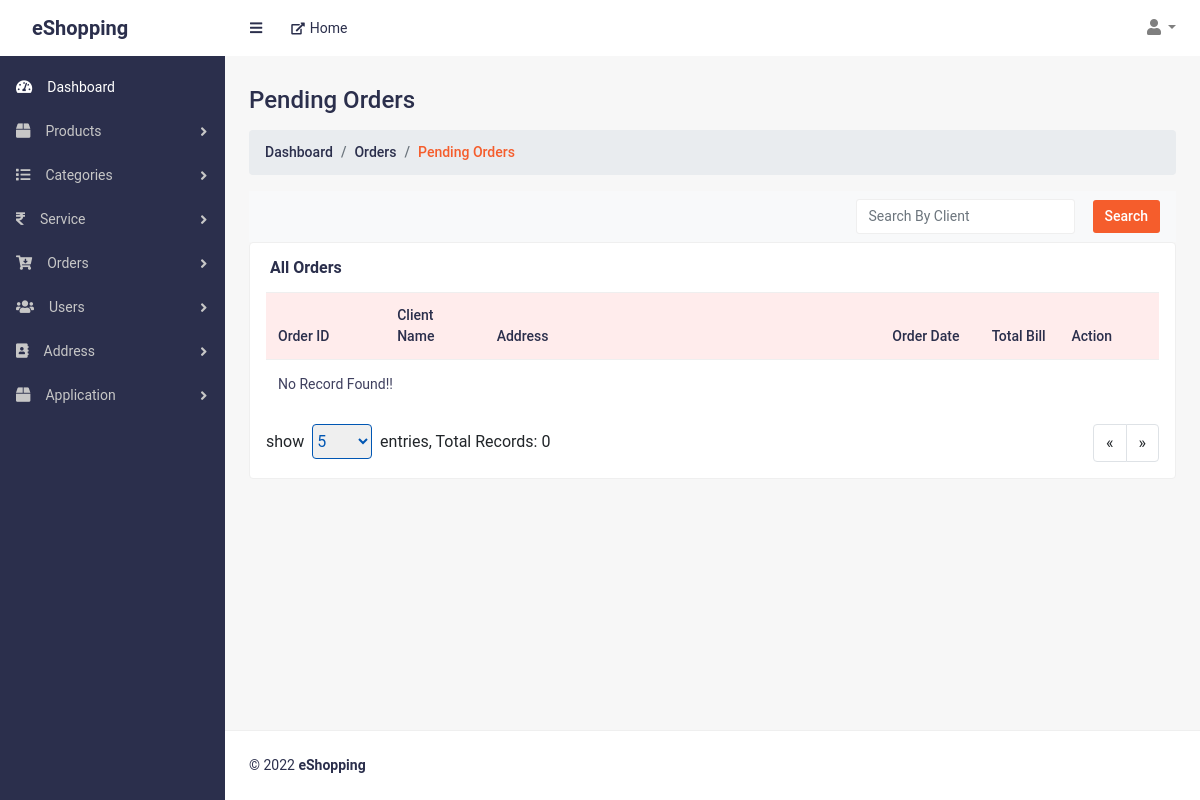
Before: /pending_orders.php (signed in) with the older database file.
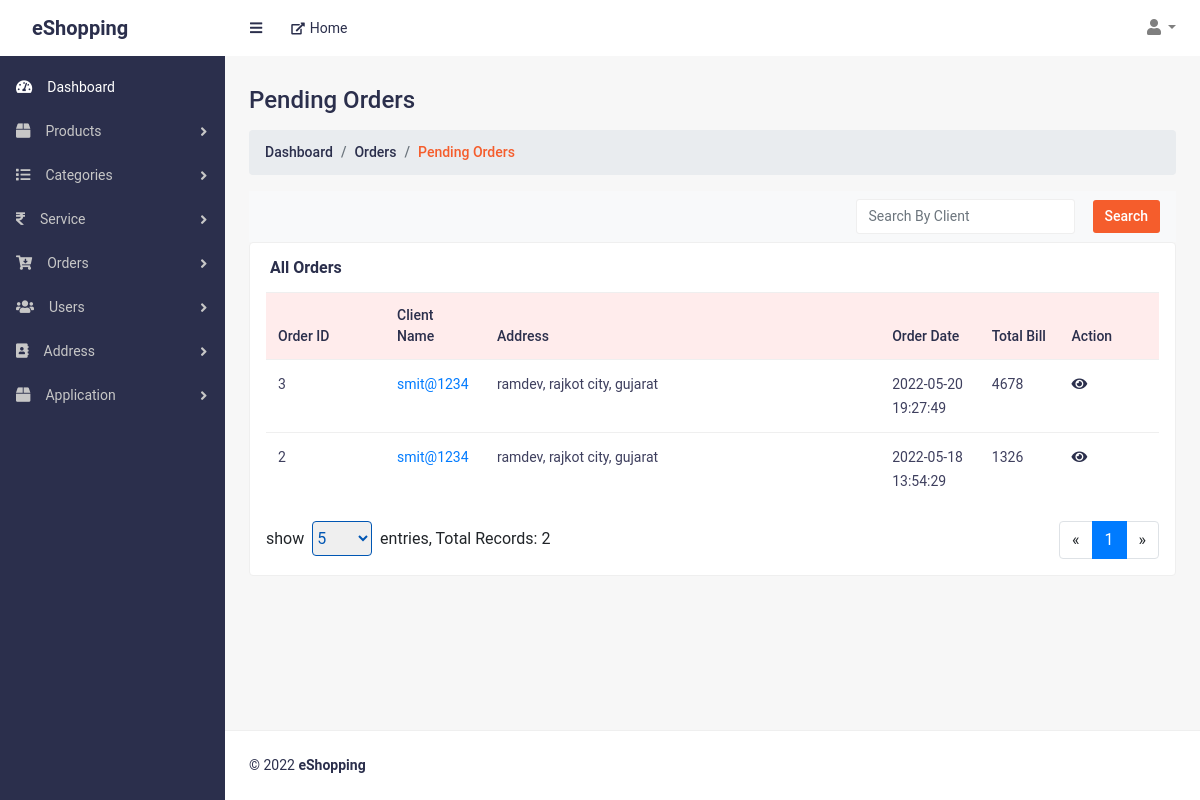
After: the same page with the newer database file.
### tables this page shows
CREATE TABLE `orders` (
  `id` int(11) NOT NULL,
  `userId` int(11) NOT NULL,
  `checkoutId` varchar(150) DEFAULT '',
  `subTotal` int(11) NOT NULL,
  `taxStripeId` varchar(150) NOT NULL,
  `couponStripeId` varchar(150) DEFAULT '',
  `total` int(11) NOT NULL,
  `orderStatus` tinyint(2) NOT NULL,
  `payment` tinyint(4) NOT NULL DEFAULT 0,
  `modifiedDate` datetime DEFAULT NULL,
  `createdDate` datetime DEFAULT NULL,
  `status` tinyint(2) NOT NULL DEFAULT 0
);

CREATE TABLE `users` (
  `id` int(11) NOT NULL,
  `username` varchar(50) NOT NULL,
  `email` varchar(50) NOT NULL,
  `password` varchar(150) NOT NULL,
  `firstname` varchar(50) NOT NULL,
  `lastname` varchar(50) NOT NULL,
  `gender` tinyint(2) NOT NULL,
  `mobile` varchar(12) NOT NULL,
  `phone` varchar(12) NOT NULL,
  `interestList` varchar(100) DEFAULT NULL,
  `otp` varchar(12) DEFAULT NULL,
  `otpexpiry` datetime DEFAULT NULL,
  `modifiedDate` datetime DEFAULT NULL,
  `createdDate` datetime DEFAULT NULL,
  `status` tinyint(2) NOT NULL DEFAULT 0
);

CREATE TABLE `orderaddress` (
  `id` int(11) NOT NULL,
  `orderId` int(11) NOT NULL,
  `addressType` tinyint(2) NOT NULL,
  `streetName` varchar(50) NOT NULL,
  `cityId` int(11) NOT NULL,
  `countryId` int(11) NOT NULL,
  `stateId` int(11) NOT NULL,
  `modifiedDate` datetime DEFAULT NULL,
  `createdDate` datetime DEFAULT NULL,
  `status` tinyint(2) NOT NULL DEFAULT 0
);

CREATE TABLE `cities` (
  `id` int(11) NOT NULL,
  `city` varchar(50) NOT NULL,
  `stateId` int(11) NOT NULL,
  `countryId` int(11) NOT NULL,
  `modifiedDate` datetime DEFAULT NULL,
  `createdDate` datetime DEFAULT NULL,
  `status` tinyint(4) NOT NULL DEFAULT 0
);

CREATE TABLE `states` (
  `id` int(11) NOT NULL,
  `state` varchar(50) NOT NULL,
  `countryId` int(11) NOT NULL,
  `modifiedDate` datetime DEFAULT NULL,
  `createdDate` datetime DEFAULT NULL,
  `status` tinyint(2) NOT NULL DEFAULT 0
);

### handler/dbHandler.php (called while the page is built, shortened)
<?php
class DBConnection
{
    private $hostname = "localhost";
    private $username = "root";
    private $password = "";
    private $database = "eshopping";
    private $conn;
    function __construct()
    {
        $this->conn = new mysqli($this->hostname, $this->username, $this->password, $this->database);
    }
    function getConnection()
    {
        return $this->conn;
    }
}

### handler/orderHandler.php (called while the page is built, shortened)
<?php
require_once("dbHandler.php");
class OrderHandler extends DBConnection
{
    function getPendingOrders($search, $page, $show)
    {
        $search_ = ($search == '') ? 1 : "users.username LIKE '%" . $search . "%'";
        $sql = "SELECT orders.*, users.username, oa.streetName, cities.city, states.state, countries.country, servicetax.tax , coupons.discountAmount FROM orders JOIN servicetax ON servicetax.stripeId=orders.taxStripeId LEFT JOIN coupons ON coupons.stripeId = orders.couponStripeId JOIN users ON users.id=orders.userId JOIN orderaddress as oa ON oa.orderId=orders.id JOIN cities ON oa.cityId=cities.id JOIN states ON oa.stateId=states.id JOIN countries ON countries.id=oa.countryId WHERE $search_ AND orders.status=0 AND users.status=0 AND oa.status=0 AND oa.addressType=1 AND cities.status=0 AND states.status=0 AND countries.status=0 AND orders.orderStatus=0 ORDER BY orders.id DESC LIMIT $page, $show";
        $result = $this->getConnection()->query($sql);
        $records = [];
        if ($result->num_rows > 0) {
            while ($row = $result->fetch_assoc()) {
                array_push($records, $row);
            }
        } else {
            $records = [];
        }
        return $records;
    }
}

### pending_orders.php (the view, shortened to what the rows shown need)
<?php
require("./handler/orderHandler.php");
$obj = new OrderHandler();
$currntPage = 1;
$showRecords = 5;
$search = '';
$currntPage = (isset($_GET["page"]) && $_GET["page"]!='') ? $_GET["page"] : $currntPage;
$showRecords = (isset($_GET["show"]) && $_GET["show"]!='') ? $_GET["show"] : $showRecords;
$search = (isset($_GET["search"]) && $_GET["search"]!='') ? $_GET["search"] : $search;
$orders = $obj->getPendingOrders($search, (($currntPage - 1) * $showRecords), $showRecords);
?>
<!DOCTYPE html>
<html lang="en">
<head>
	<link href="css/styles.css" rel="stylesheet">
	<link href="css/admin-style.css" rel="stylesheet">
	<link href="vendor/bootstrap/css/bootstrap.min.css" rel="stylesheet">
	<link href="vendor/fontawesome-free/css/all.min.css" rel="stylesheet">
</head>
<body class="sb-nav-fixed">
	<div id="layoutSidenav">
		<div id="layoutSidenav_content">
			<main>
				<div class="container-fluid">
					<h2 class="mt-30 page-title">Pending Orders</h2>
					<div class="row justify-content-center">
						<div class="col-lg-12 col-md-12">
							<div class="card card-static-2 mb-30">
								<div class="card-body-table px-3">
									<div class="table-responsive">
										<table class="table ucp-table table-hover">
											<thead>
												<tr>
													<th style="width:120px">Order ID</th>
													<th style="width:100px">Client Name</th>
													<th style="width:400px">Address</th>
													<th style="width:100px">Order Date</th>
													<th style="width:80px">Total Bill</th>
													<th style="width:100px">Action</th>
												</tr>
											</thead>
											<tbody>
												<?php
												if (count($orders) > 0) {
													foreach ($orders as $order) {
												?>
														<tr>
															<td><?= $order["id"] ?></td>
															<td>
																<a href="view_customer.php?view=<?= $order["userId"] ?>" target="_blank"><?= $order["username"] ?></a>
															</td>
															<td><?= $order["streetName"] . ", " . $order["city"] . ", " . $order["state"] ?></td>
															<td>
																<span class="delivery-time"><?= $order["createdDate"] ?></span>
															</td>
															<td><?= $order["total"] ?></td>
															<td class="action-btns">
																<a href="view_order.php?view=<?= $order["id"] ?>" class="view-shop-btn" title="View"><i class="fas fa-eye"></i></a>
															</td>
														</tr>
												<?php
													}
												} else {
													echo "<tr><td colspan=7>No Record Found!!</td></tr>";
												}
												?>
											</tbody>
										</table>
									</div>
								</div>
							</div>
						</div>
					</div>
				</div>
			</main>
		</div>
	</div>
</body>
</html>

Changed rows visible on the page:
added orders: id "3", userId.username "smit@1234", orderaddress.streetName "ramdev", cities.city "rajkot city", states.state "gujarat", createdDate "2022-05-20 19:27:49", total "4678"
now on this page (row edited): orders: id "2", userId.username "smit@1234", orderaddress.streetName "ramdev", cities.city "rajkot city", states.state "gujarat", createdDate "2022-05-18 13:54:29", total "1326"
Other visible differences:
$totalRecords: "0" → "2"
text no longer shown: "No Record Found!!"
text now shown: "1"
